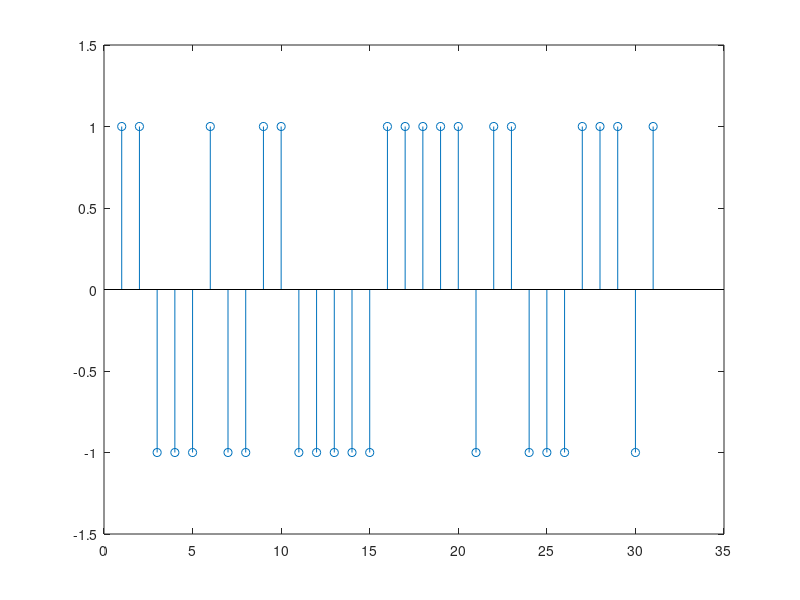
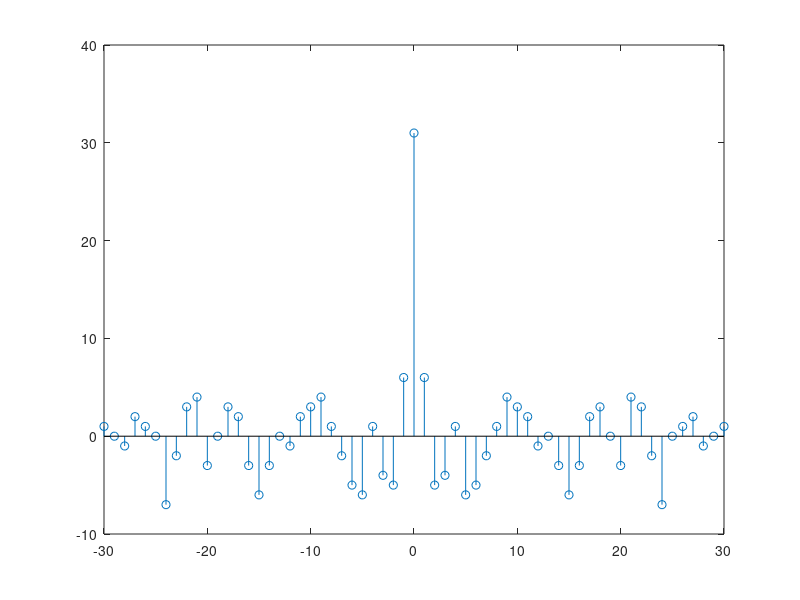

MATLAB code for these plots, in order:
% In-Lecture Assignment related to Homework #4

% (a) Generate and plot 31 random values of +1 and -1.

N = 31;

randomSignal = randn(1,N);     %% N Gaussian random numbers, zero mean, unit variance

randomValues = sign(randomSignal);   %%% Converts to +1 and -1 values

stem(randomValues);             %%% Plot random +1 and -1 values

ylim( [-1.5, 1.5] );
%%% Description: a series of impulses ranging with values between -1 and +1
%%% 
% (b) Plot the autocorrelation
%%% Desciprtion: impulses that sort of resemble a (discrete time) sinc,
%%% with a peak at n = 0
figure;

n = -(N-1) : (N-1);

stem(n, xcorr(randomValues));

% (c) Why +1 and -1 values (Volts) and not 0 and 1 values (Volts)?

%%% The difference between -1V and +1 V is larger than the difference
%%% between 0 and 1 Volts. Thus, the -1 and +1 V values will have a higher
%%% SNR because they are more resillient to noise. 
%%% Also, using 0 and 1 values needs a DC offset of 0.5V (which is a
%%% non-zero DC component), so this wastes energy because this doesn't
%%% coney any useful info.